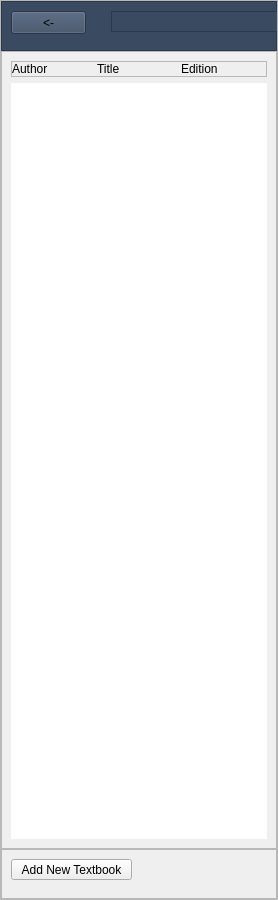
               <widget class="QFrame" name="learning_page_left">
                <property name="minimumSize">
                 <size>
                  <width>0</width>
                  <height>900</height>
                 </size>
                </property>
                <property name="maximumSize">
                 <size>
                  <width>500</width>
                  <height>16777215</height>
                 </size>
                </property>
                <property name="frameShape">
                 <enum>QFrame::StyledPanel</enum>
                </property>
                <property name="frameShadow">
                 <enum>QFrame::Raised</enum>
                </property>
                <layout class="QVBoxLayout" name="verticalLayout_35">
                 <property name="spacing">
                  <number>0</number>
                 </property>
                 <property name="leftMargin">
                  <number>0</number>
                 </property>
                 <property name="topMargin">
                  <number>0</number>
                 </property>
                 <property name="rightMargin">
                  <number>0</number>
                 </property>
                 <property name="bottomMargin">
                  <number>0</number>
                 </property>
                 <item>
                  <widget class="QFrame" name="search_bar">
                   <property name="minimumSize">
                    <size>
                     <width>0</width>
                     <height>50</height>
                    </size>
                   </property>
                   <property name="maximumSize">
                    <size>
                     <width>16777215</width>
                     <height>50</height>
                    </size>
                   </property>
                   <property name="styleSheet">
                    <string notr="true">background-color: rgb(58, 74, 97);</string>
                   </property>
                   <property name="frameShape">
                    <enum>QFrame::StyledPanel</enum>
                   </property>
                   <property name="frameShadow">
                    <enum>QFrame::Raised</enum>
                   </property>
                   <widget class="QPushButton" name="back_button">
                    <property name="geometry">
                     <rect>
                      <x>10</x>
                      <y>10</y>
                      <width>75</width>
                      <height>23</height>
                     </rect>
                    </property>
                    <property name="cursor">
                     <cursorShape>PointingHandCursor</cursorShape>
                    </property>
                    <property name="mouseTracking">
                     <bool>false</bool>
                    </property>
                    <property name="text">
                     <string>&lt;-</string>
                    </property>
                   </widget>
                   <widget class="QPlainTextEdit" name="plainTextEdit">
                    <property name="geometry">
                     <rect>
                      <x>110</x>
                      <y>10</y>
                      <width>301</width>
                      <height>21</height>
                     </rect>
                    </property>
                   </widget>
                  </widget>
                 </item>
                 <item>
                  <widget class="QFrame" name="frame_7">
                   <property name="frameShape">
                    <enum>QFrame::StyledPanel</enum>
                   </property>
                   <property name="frameShadow">
                    <enum>QFrame::Raised</enum>
                   </property>
                   <layout class="QVBoxLayout" name="verticalLayout_24">
                    <item>
                     <widget class="QFrame" name="column_names">
                      <property name="frameShape">
                       <enum>QFrame::StyledPanel</enum>
                      </property>
                      <property name="frameShadow">
                       <enum>QFrame::Raised</enum>
                      </property>
                      <layout class="QHBoxLayout" name="horizontalLayout_8">
                       <property name="spacing">
                        <number>0</number>
                       </property>
                       <property name="leftMargin">
                        <number>0</number>
                       </property>
                       <property name="topMargin">
                        <number>0</number>
                       </property>
                       <property name="rightMargin">
                        <number>0</number>
                       </property>
                       <property name="bottomMargin">
                        <number>0</number>
                       </property>
                       <item>
                        <widget class="QLabel" name="label">
                         <property name="styleSheet">
                          <string notr="true"/>
                         </property>
                         <property name="text">
                          <string>Author</string>
                         </property>
                        </widget>
                       </item>
                       <item>
                        <widget class="QLabel" name="label_2">
                         <property name="text">
                          <string>Title</string>
                         </property>
                        </widget>
                       </item>
                       <item>
                        <widget class="QLabel" name="label_3">
                         <property name="text">
                          <string>Edition</string>
                         </property>
                        </widget>
                       </item>
                      </layout>
                     </widget>
                    </item>
                    <item>
                     <widget class="QListWidget" name="textbooks_listwidget">
                      <property name="mouseTracking">
                       <bool>true</bool>
                      </property>
                      <property name="frameShape">
                       <enum>QFrame::NoFrame</enum>
                      </property>
                     </widget>
                    </item>
                   </layout>
                  </widget>
                 </item>
                 <item>
                  <widget class="QFrame" name="frame_19">
                   <property name="minimumSize">
                    <size>
                     <width>0</width>
                     <height>50</height>
                    </size>
                   </property>
                   <property name="maximumSize">
                    <size>
                     <width>16777215</width>
                     <height>50</height>
                    </size>
                   </property>
                   <property name="frameShape">
                    <enum>QFrame::StyledPanel</enum>
                   </property>
                   <property name="frameShadow">
                    <enum>QFrame::Raised</enum>
                   </property>
                   <widget class="QPushButton" name="add_new_textbook_button">
                    <property name="geometry">
                     <rect>
                      <x>10</x>
                      <y>10</y>
                      <width>121</width>
                      <height>21</height>
                     </rect>
                    </property>
                    <property name="text">
                     <string>Add New Textbook</string>
                    </property>
                   </widget>
                  </widget>
                 </item>
                </layout>
               </widget>
